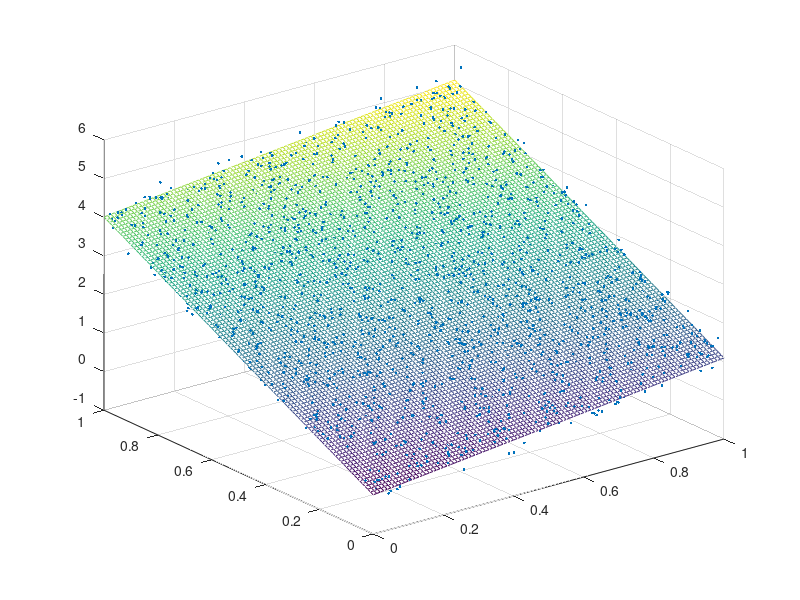

Source code (MATLAB):
function linearregression2()
data = load("linear-regression.txt");
D = data(:,1:2);
D1 = D(:,1);
D2 = D(:,2);
[N,d] = size(D);
Y = data(:,3);
D = [ones(N,1),D];
D = D';
B=regress(Y,D');

scatter3(D1, D2, Y,'.')
hold on


[d1,d2] = meshgrid(0:0.01:1);
d3 = B(1)+B(2)*d1+B(3)*d2;
mesh(d1,d2,d3)
hold off

end